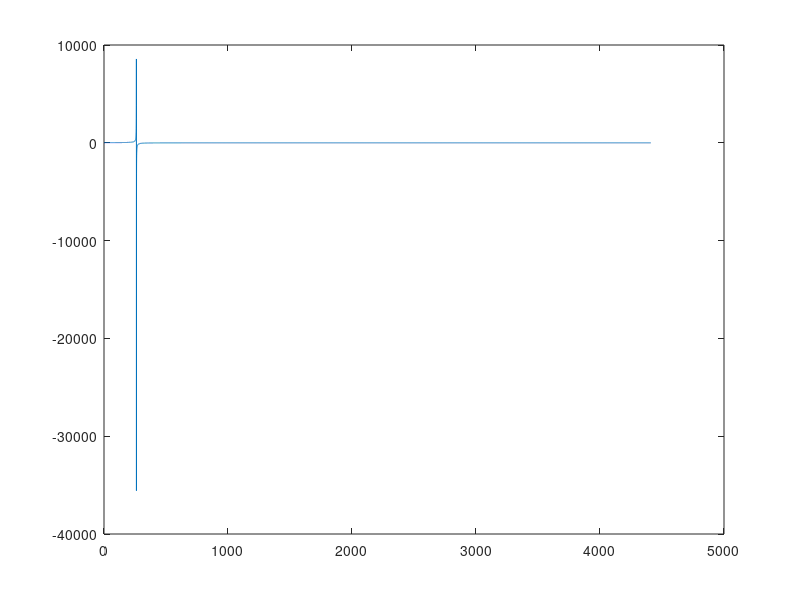

Recreate this plot in MATLAB. (Note: this script raises an error after producing the figure.)
%  FFT of a sine wave
function main
    % fundamental relationships
    %       N samples
    %       Fs - sampling frequency
    %       dt = 1/Fs
    %       Tmax = N * dt
    %       df = 1/Tmax
    %       Fmax = N * df
    %           really mirrored about Fmax/2
    %           usually plot many points less
    %
    %   Start with a 3 sec sine wave at Middle C, 261.6 Hz
    Fs = 44100
    Tmax = 3
    N = Fs .* Tmax
    mid_C = 261.6 * 2 * pi;
    t = linspace(0, Tmax, N);
    note = sin(mid_C .* t);
    sound(note, Fs)
    pause(length(note) ./ Fs)
    plot(t, note)
    Y = fft(note);
    f = linspace(0, Fs, N);
    ns = N / 10;
    plot(f(1:ns), real(Y(1:ns)))
    %
    figure
    [tpt, Fs] = audioread('../Text/instr_tpt.wav');
    N = length(tpt);
    sound(tpt, Fs)
    tmax = N/Fs;
    pause(tmax)
    Y = fft(tpt);
    fmax = Fs;
    ns = 20000;
    f = linspace(0, fmax, N);
    plot(f(1:ns), abs(Y(1:ns)));
    grid on
    pause(1)
    figure
    plot3(f(1:ns), real(Y(1:ns)), imag(Y(1:ns)))
    grid on
    [note Fs] = audioread('../Text/trainwhistle.wav');
    N = length(note);
end
